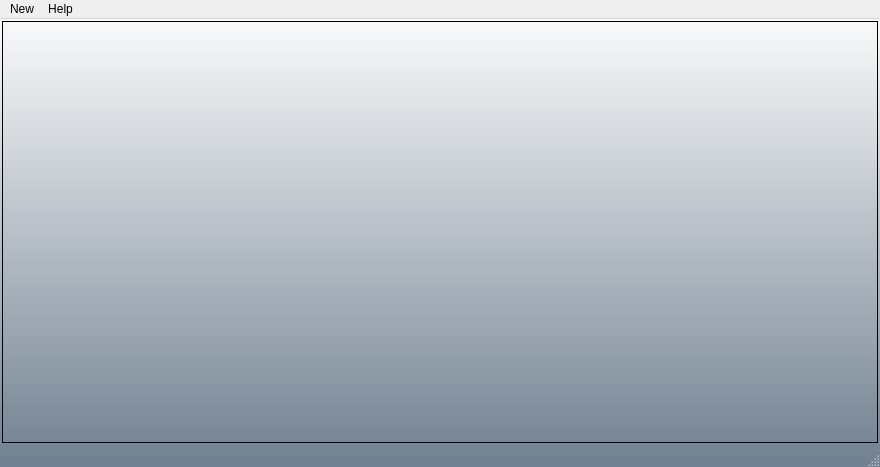
<?xml version="1.0" encoding="UTF-8"?>
<ui version="4.0">
 <class>SerialCOM</class>
 <widget class="QMainWindow" name="SerialCOM">
  <property name="geometry">
   <rect>
    <x>0</x>
    <y>0</y>
    <width>880</width>
    <height>467</height>
   </rect>
  </property>
  <property name="font">
   <font>
    <family>Arial</family>
    <pointsize>11</pointsize>
   </font>
  </property>
  <property name="windowTitle">
   <string>Serial COM</string>
  </property>
  <property name="windowIcon">
   <iconset resource="icons.qrc">
    <normaloff>:/images/wing_com.png</normaloff>:/images/wing_com.png</iconset>
  </property>
  <property name="styleSheet">
   <string notr="true">QMainWindow {
	color: rgb(255, 255, 255);
	background-color: rgb(215, 214, 255);
	background-repeat: no-repeat;
	background-position: right bottom;
	background-origin: content;
	background-color: qlineargradient(spread:pad, x1:1, y1:1, x2:1, y2:0, stop:0 rgba(112,128,144, 255), stop:1 rgba(255, 255, 255, 255));
}</string>
  </property>
  <widget class="QWidget" name="centralWidget">
   <property name="font">
    <font>
     <family>Arial</family>
     <pointsize>11</pointsize>
    </font>
   </property>
   <layout class="QVBoxLayout" name="verticalLayout">
    <property name="spacing">
     <number>3</number>
    </property>
    <property name="leftMargin">
     <number>2</number>
    </property>
    <property name="topMargin">
     <number>2</number>
    </property>
    <property name="rightMargin">
     <number>2</number>
    </property>
    <property name="bottomMargin">
     <number>2</number>
    </property>
    <item>
     <widget class="QTabWidget" name="tabWidget">
      <property name="styleSheet">
       <string notr="true">QTabWidget::pane {
    border: 1px solid black;
}

QTabWidget::tab-bar {
    width: 16777215px;
	height: 25px;
    /*border: 1px solid black;*/
	/*alignment: center;*/
}
QTabBar::tab:selected {
	background-color: rgb(215, 214, 255);
    color: blue;
    border: 0.5px solid blue;
}

QTabBar::tab:!selected {
    background: silver;
    border: 0.5px solid black;
}

QTabBar::tab:!selected:hover {
    background: #999;
}</string>
      </property>
      <property name="currentIndex">
       <number>-1</number>
      </property>
      <property name="iconSize">
       <size>
        <width>25</width>
        <height>25</height>
       </size>
      </property>
     </widget>
    </item>
   </layout>
  </widget>
  <widget class="QMenuBar" name="menuBar">
   <property name="geometry">
    <rect>
     <x>0</x>
     <y>0</y>
     <width>880</width>
     <height>23</height>
    </rect>
   </property>
   <property name="font">
    <font>
     <family>Arial</family>
    </font>
   </property>
   <widget class="QMenu" name="menuHelp">
    <property name="font">
     <font>
      <family>Arial</family>
     </font>
    </property>
    <property name="title">
     <string>Help</string>
    </property>
    <addaction name="actionAbout_Us"/>
   </widget>
   <widget class="QMenu" name="menuNew">
    <property name="title">
     <string>New</string>
    </property>
    <addaction name="actionOpen"/>
    <addaction name="separator"/>
    <addaction name="actionExit"/>
   </widget>
   <addaction name="menuNew"/>
   <addaction name="menuHelp"/>
  </widget>
  <widget class="QStatusBar" name="statusBar">
   <property name="font">
    <font>
     <family>Arial</family>
    </font>
   </property>
  </widget>
  <action name="actionAbout_Us">
   <property name="icon">
    <iconset resource="icons.qrc">
     <normaloff>:/images/about.png</normaloff>:/images/about.png</iconset>
   </property>
   <property name="text">
    <string>About Us</string>
   </property>
   <property name="font">
    <font>
     <family>Arial</family>
    </font>
   </property>
  </action>
  <action name="actionExit">
   <property name="icon">
    <iconset resource="icons.qrc">
     <normaloff>:/images/close-window.png</normaloff>:/images/close-window.png</iconset>
   </property>
   <property name="text">
    <string>Exit</string>
   </property>
   <property name="font">
    <font>
     <family>Arial</family>
    </font>
   </property>
  </action>
  <action name="actionOpen">
   <property name="icon">
    <iconset resource="icons.qrc">
     <normaloff>:/images/new-window.png</normaloff>:/images/new-window.png</iconset>
   </property>
   <property name="text">
    <string>Open</string>
   </property>
   <property name="font">
    <font>
     <family>Arial</family>
    </font>
   </property>
  </action>
 </widget>
 <layoutdefault spacing="6" margin="11"/>
 <resources>
  <include location="icons.qrc"/>
 </resources>
 <connections/>
</ui>
